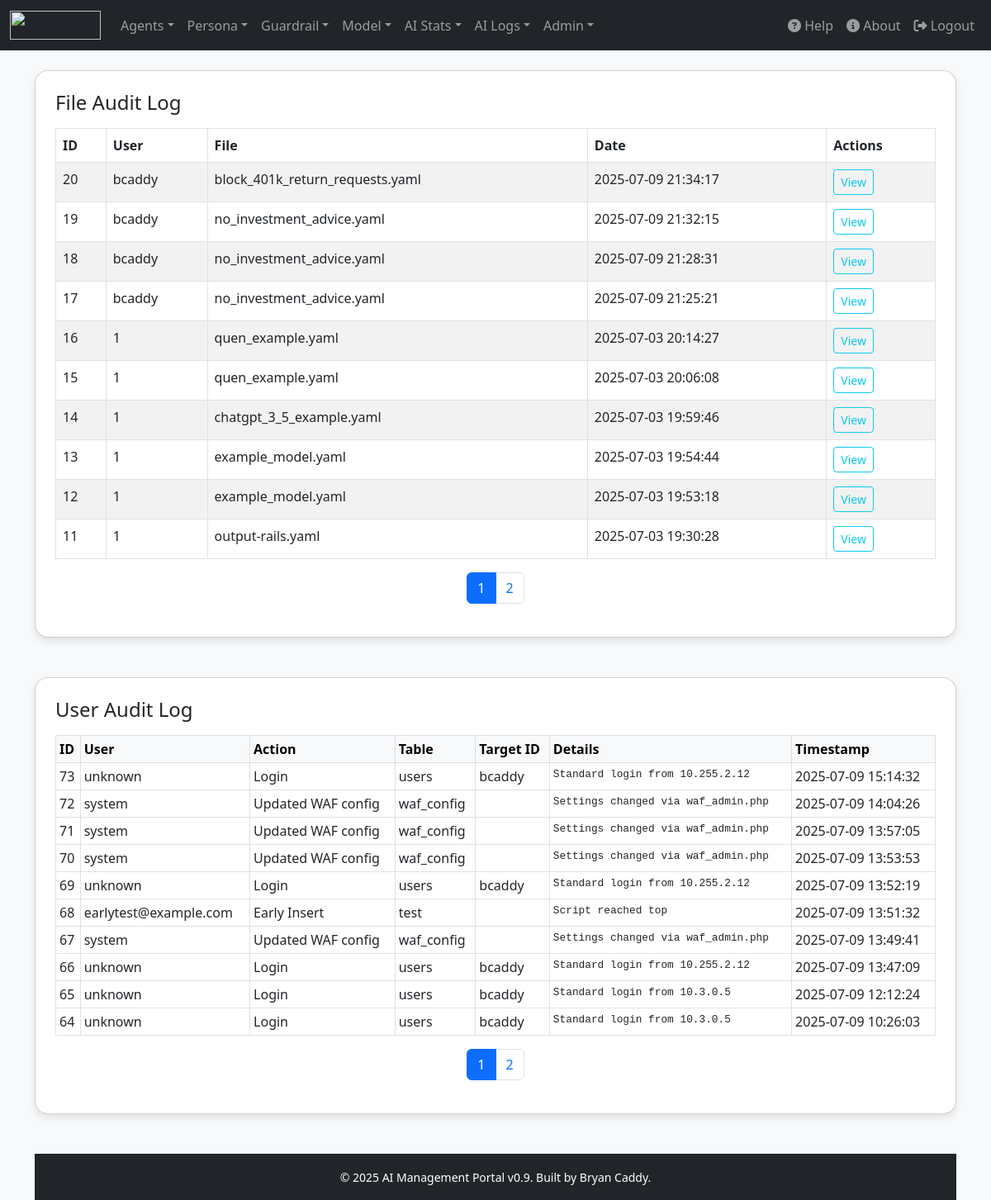
/audit_log.php (signed in), run on the app's committed database.
### tables this page shows
CREATE TABLE IF NOT EXISTS `file_audit_log` (
  `id` int(11) NOT NULL AUTO_INCREMENT,
  `username` varchar(50) DEFAULT NULL,
  `filename` varchar(255) DEFAULT NULL,
  `file_content` longtext DEFAULT NULL,
  `edited_at` timestamp NOT NULL DEFAULT current_timestamp(),
  PRIMARY KEY (`id`)
);

CREATE TABLE IF NOT EXISTS `audit_log` (
  `id` int(11) NOT NULL AUTO_INCREMENT,
  `username` varchar(100) NOT NULL,
  `action` varchar(255) NOT NULL,
  `target_table` varchar(100) NOT NULL,
  `target_id` varchar(50) DEFAULT NULL,
  `details` text DEFAULT NULL,
  `timestamp` datetime DEFAULT current_timestamp(),
  PRIMARY KEY (`id`)
);

### public/audit_log.php (the view, shortened to what this page needs)
<?php
require __DIR__ . '/../app/controllers/db.php';
$perPage = 10;
$page = max(1, intval($_GET['page'] ?? 1));
$offset = ($page - 1) * $perPage;
$totalFile = $pdo->query("SELECT COUNT(*) FROM file_audit_log")->fetchColumn();
$pagesFile = ceil($totalFile / $perPage);
$stmt = $pdo->prepare("SELECT * FROM file_audit_log ORDER BY edited_at DESC LIMIT ? OFFSET ?");
$stmt->bindValue(1, $perPage, PDO::PARAM_INT);
$stmt->bindValue(2, $offset, PDO::PARAM_INT);
$stmt->execute();
$fileLogs = $stmt->fetchAll();
$totalUser = $pdo->query("SELECT COUNT(*) FROM audit_log")->fetchColumn();
$pagesUser = ceil($totalUser / $perPage);
$stmt = $pdo->prepare("SELECT * FROM audit_log ORDER BY timestamp DESC LIMIT ? OFFSET ?");
$stmt->bindValue(1, $perPage, PDO::PARAM_INT);
$stmt->bindValue(2, $offset, PDO::PARAM_INT);
$stmt->execute();
$userLogs = $stmt->fetchAll();
?>
<div class="card p-4 mb-5">
  <h4 class="mb-3">File Audit Log</h4>
  <table class="table table-striped table-bordered">
    <thead>
      <tr>
        <th>ID</th>
        <th>User</th>
        <th>File</th>
        <th>Date</th>
        <th>Actions</th>
      </tr>
    </thead>
    <tbody>
      <?php foreach ($fileLogs as $log): ?>
        <tr>
          <td><?= $log['id'] ?></td>
          <td><?= htmlspecialchars($log['username']) ?></td>
          <td><?= htmlspecialchars($log['filename']) ?></td>
          <td><?= $log['edited_at'] ?></td>
          <td>
            <button class="btn btn-sm btn-outline-info" data-bs-toggle="modal" data-bs-target="#viewFileModal<?= $log['id'] ?>">View</button>
          </td>
        </tr>
      <?php endforeach; ?>
    </tbody>
  </table>
  <nav>
    <ul class="pagination justify-content-center">
      <?php for ($i = 1; $i <= $pagesFile; $i++): ?>
        <li class="page-item <?= $i === $page ? 'active' : '' ?>">
          <a class="page-link" href="?page=<?= $i ?>"><?= $i ?></a>
        </li>
      <?php endfor; ?>
    </ul>
  </nav>
</div>
<div class="card p-4 mb-4">
  <h4 class="mb-3">User Audit Log</h4>
  <table class="table table-sm table-bordered">
    <thead class="table-light">
      <tr>
        <th>ID</th>
        <th>User</th>
        <th>Action</th>
        <th>Table</th>
        <th>Target ID</th>
        <th>Details</th>
        <th>Timestamp</th>
      </tr>
    </thead>
    <tbody>
      <?php foreach ($userLogs as $log): ?>
        <tr>
          <td><?= $log['id'] ?></td>
          <td><?= htmlspecialchars($log['username']) ?></td>
          <td><?= htmlspecialchars($log['action']) ?></td>
          <td><?= htmlspecialchars($log['target_table']) ?></td>
          <td><?= htmlspecialchars($log['target_id']) ?></td>
          <td><pre class="mb-0" style="white-space: pre-wrap; font-size: 0.8rem;"><?= htmlspecialchars($log['details']) ?></pre></td>
          <td><?= $log['timestamp'] ?></td>
        </tr>
      <?php endforeach; ?>
    </tbody>
  </table>
  <nav>
    <ul class="pagination justify-content-center">
      <?php for ($i = 1; $i <= $pagesUser; $i++): ?>
        <li class="page-item <?= $i === $page ? 'active' : '' ?>">
          <a class="page-link" href="?page=<?= $i ?>"><?= $i ?></a>
        </li>
      <?php endfor; ?>
    </ul>
  </nav>
</div>
<?php include 'includes/footer.php'; ?>
<?php
$content = ob_get_clean();
include 'includes/layout.php';

### public/includes/footer.php
<?php
$portalVersion = 'v0.9';
?>
<footer class="bg-dark text-white text-center py-3 mt-5">
  <div class="container">
    <small>
      &copy; <?= date('Y') ?> AI Management Portal <?= $portalVersion ?>. Built by Bryan Caddy.
    </small>
  </div>
</footer>

### public/includes/layout.php (shortened to what this page needs)
<?php
$role = $_SESSION['role'] ?? 'read';
?>
<!DOCTYPE html>
<html lang="en">
<head>
  <link href="https://cdn.jsdelivr.net/npm/bootstrap@5.3.0/dist/css/bootstrap.min.css" rel="stylesheet" />
  <link href="https://cdnjs.cloudflare.com/ajax/libs/font-awesome/6.5.0/css/all.min.css" rel="stylesheet">
</head>
<body>
  <nav class="navbar navbar-expand-lg navbar-dark bg-dark mb-4">
    <div class="container-fluid">
      <a class="navbar-brand" href="dashboard.php">
        <img src="https://guard-manager.isms-cloud.com/aiguardmanager.png" width="110" height="35">
      </a>
      <div class="collapse navbar-collapse" id="navbarNav">
        <ul class="navbar-nav me-auto mb-2 mb-lg-0">
          <?php if (in_array($role, ['engineer', 'admin'])): ?>
            <li class="nav-item dropdown">
              <a class="nav-link dropdown-toggle" href="#" role="button" data-bs-toggle="dropdown">Agents</a>
            </li>
            <li class="nav-item dropdown">
              <a class="nav-link dropdown-toggle" href="#" role="button" data-bs-toggle="dropdown">Persona</a>
            </li>
            <li class="nav-item dropdown">
              <a class="nav-link dropdown-toggle" href="#" role="button" data-bs-toggle="dropdown">Guardrail</a>
            </li>
            <li class="nav-item dropdown">
              <a class="nav-link dropdown-toggle" href="#" role="button" data-bs-toggle="dropdown">Model</a>
            </li>
            <li class="nav-item dropdown">
              <a class="nav-link dropdown-toggle" href="#" role="button" data-bs-toggle="dropdown">AI Stats</a>
            </li>
          <?php endif; ?>
          <?php if ($role === 'admin'): ?>
            <li class="nav-item dropdown">
              <a class="nav-link dropdown-toggle" href="#" role="button" data-bs-toggle="dropdown">AI Logs</a>
            </li>
            <li class="nav-item dropdown">
              <a class="nav-link dropdown-toggle" href="#" role="button" data-bs-toggle="dropdown">Admin</a>
            </li>
          <?php endif; ?>
        </ul>
        <ul class="navbar-nav">
          <li class="nav-item">
            <a class="nav-link" href="help.html" target="_blank" title="Help">
              <i class="fa fa-circle-question"></i> Help
            </a>
          </li>
          <li class="nav-item">
            <a class="nav-link" href="about.html" target="_blank" title="About AI Guard Manager">
              <i class="fa fa-info-circle"></i> About
            </a>
          </li>
          <li class="nav-item">
            <a class="nav-link" href="logout.php" title="Logout">
              <i class="fa fa-sign-out-alt"></i> Logout
            </a>
          </li>
        </ul>
      </div>
    </div>
  </nav>
  <div class="container">
    <?php if (isset($content)) echo $content; ?>
  </div>
</body>
</html>

### public/includes/layout.php (style rules this page uses)
body { background-color: #f8f9fa; }
.card { border-radius: 1rem; box-shadow: 0 4px 10px rgba(0, 0, 0, 0.1); }
.navbar-brand { font-weight: bold; }

### data on the page
file_audit_log: id "20", username "bcaddy", filename "block_401k_return_requests.yaml", edited_at "2025-07-09 21:34:17"
file_audit_log: id "19", username "bcaddy", filename "no_investment_advice.yaml", edited_at "2025-07-09 21:32:15"
file_audit_log: id "18", username "bcaddy", filename "no_investment_advice.yaml", edited_at "2025-07-09 21:28:31"
file_audit_log: id "17", username "bcaddy", filename "no_investment_advice.yaml", edited_at "2025-07-09 21:25:21"
file_audit_log: id "16", username "1", filename "quen_example.yaml", edited_at "2025-07-03 20:14:27"
file_audit_log: id "15", username "1", filename "quen_example.yaml", edited_at "2025-07-03 20:06:08"
file_audit_log: id "14", username "1", filename "chatgpt_3_5_example.yaml", edited_at "2025-07-03 19:59:46"
file_audit_log: id "13", username "1", filename "example_model.yaml", edited_at "2025-07-03 19:54:44"
file_audit_log: id "12", username "1", filename "example_model.yaml", edited_at "2025-07-03 19:53:18"
file_audit_log: id "11", username "1", filename "output-rails.yaml", edited_at "2025-07-03 19:30:28"
audit_log: id "73", username "unknown", action "Login", target_table "users", target "bcaddy", details "Standard login from 10.255.2.12", timestamp "2025-07-09 15:14:32"
audit_log: id "72", username "system", action "Updated WAF config", target_table "waf_config", details "Settings changed via waf_admin.php", timestamp "2025-07-09 14:04:26"
audit_log: id "71", username "system", action "Updated WAF config", target_table "waf_config", details "Settings changed via waf_admin.php", timestamp "2025-07-09 13:57:05"
audit_log: id "70", username "system", action "Updated WAF config", target_table "waf_config", details "Settings changed via waf_admin.php", timestamp "2025-07-09 13:53:53"
audit_log: id "69", username "unknown", action "Login", target_table "users", target "bcaddy", details "Standard login from 10.255.2.12", timestamp "2025-07-09 13:52:19"
audit_log: id "68", username "earlytest@example.com", action "Early Insert", target_table "test", details "Script reached top", timestamp "2025-07-09 13:51:32"
audit_log: id "67", username "system", action "Updated WAF config", target_table "waf_config", details "Settings changed via waf_admin.php", timestamp "2025-07-09 13:49:41"
audit_log: id "66", username "unknown", action "Login", target_table "users", target "bcaddy", details "Standard login from 10.255.2.12", timestamp "2025-07-09 13:47:09"
audit_log: id "65", username "unknown", action "Login", target_table "users", target "bcaddy", details "Standard login from 10.3.0.5", timestamp "2025-07-09 12:12:24"
audit_log: id "64", username "unknown", action "Login", target_table "users", target "bcaddy", details "Standard login from 10.3.0.5", timestamp "2025-07-09 10:26:03"

### other printed values
$portalVersion "v0.9"
